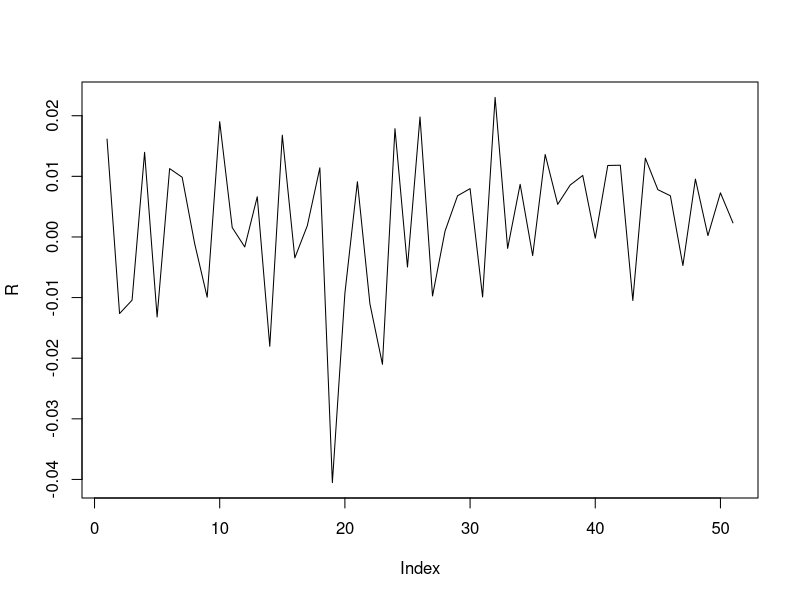
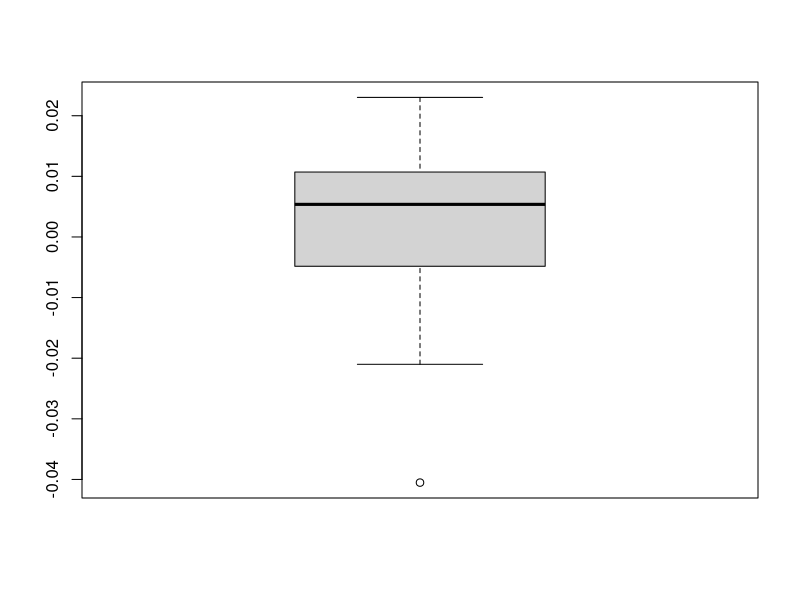
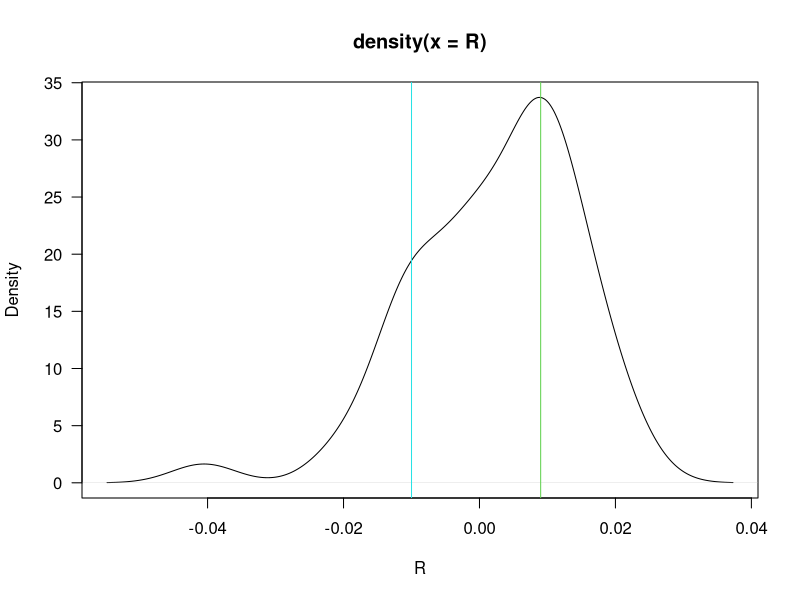
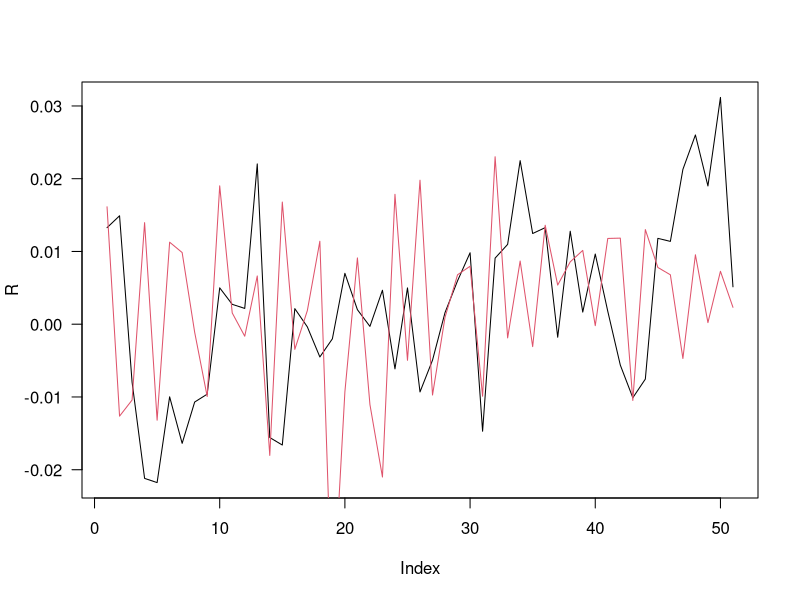

The R script that drew these images, in order:
## ---- chunk 1
knitr::opts_chunk$set(echo = F)

## ---- chunk 2

setwd("~/Desktop/STAT-S 426/STAT-S426-Project")
SP500 <- read.csv("Data.txt",header = F)
R = c()
for (i in 2:nrow(SP500)){
  R = c(R, log(SP500$V2[i]/SP500$V2[i-1]))
}

## ---- chunk 3
plot(R,type = 'l')
boxplot(R)
summary(R)

plot(density(R),las = 1, xlab = 'R')
abline(v=0.009, col = 3)
abline(v= -0.01, col = 5)

length(subset(R, R > 0.01))
length(subset(R, R > 0.002 & R < 0.01))

length(subset(R, R > -0.01 & R < 0.002))
length(subset(R, R < -0.01))
## ---- chunk 4
# K = # of mixture normal models 
# T = total # of days
# pi = proportion of each normal model
# mu = mean of each normal
# theta = variance of each normal
# v_t ~ Uniform[0,1]
# Gt = k -> which normal model

mu = c(0.01,0.002,-0.01)
s2 = c(0.0001, 0.0001, 0.0001)
p = c(1/3, 1/3, 1/3)
K = 3 # the number of mixed normal models

## ---- chunk 5

th = R[1]# the first day of R
THD.MCMC <- NULL
S <- length(R)

for(s in 1:S) {
  pz.unnorm <- p*dnorm(th, mu, sqrt(s2))
  z <- sample(1:K ,1,prob=pz.unnorm) 
    # Note that the sample() function in R normalizes the weights in pz.unnorm. 
    # Otherwise we would have to do it by hand.
  th <- rnorm(1, mu[z], sqrt(s2[z]))
  THD.MCMC <- rbind(THD.MCMC, c(th,z))
}



## ---- chunk 6

plot(THD.MCMC[,1], type = 'l', las = 1, ylab = 'R')

lines(R,type = 'l', col = 2)

